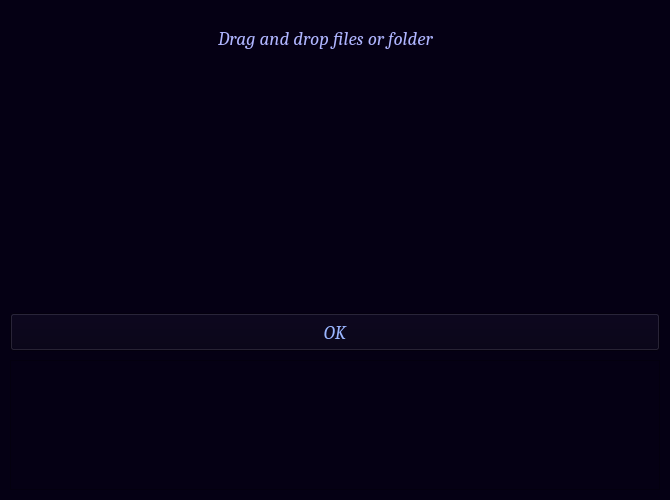
<?xml version="1.0" encoding="UTF-8"?>
<ui version="4.0">
 <class>MainWindow</class>
 <widget class="QMainWindow" name="MainWindow">
  <property name="geometry">
   <rect>
    <x>0</x>
    <y>0</y>
    <width>670</width>
    <height>500</height>
   </rect>
  </property>
  <property name="font">
   <font>
    <family>Cambria</family>
    <pointsize>14</pointsize>
    <italic>true</italic>
   </font>
  </property>
  <property name="windowTitle">
   <string>MainWindow</string>
  </property>
  <property name="styleSheet">
   <string notr="true">background-color: rgb(5, 0, 20);
color: rgb(175, 181, 255);</string>
  </property>
  <widget class="QWidget" name="centralwidget">
   <widget class="QLabel" name="label">
    <property name="geometry">
     <rect>
      <x>218</x>
      <y>22</y>
      <width>234</width>
      <height>33</height>
     </rect>
    </property>
    <property name="font">
     <font>
      <family>Cambria</family>
      <pointsize>14</pointsize>
      <italic>true</italic>
     </font>
    </property>
    <property name="text">
     <string>Drag and drop files or folder</string>
    </property>
   </widget>
   <widget class="QWidget" name="widget" native="true">
    <property name="geometry">
     <rect>
      <x>10</x>
      <y>70</y>
      <width>650</width>
      <height>240</height>
     </rect>
    </property>
    <property name="mouseTracking">
     <bool>true</bool>
    </property>
    <property name="acceptDrops">
     <bool>true</bool>
    </property>
    <property name="styleSheet">
     <string notr="true">border-color: rgb(151, 250, 255);
selection-background-color: rgb(10, 0, 42);</string>
    </property>
   </widget>
   <widget class="QTableView" name="tableView">
    <property name="geometry">
     <rect>
      <x>10</x>
      <y>360</y>
      <width>650</width>
      <height>130</height>
     </rect>
    </property>
   </widget>
   <widget class="QPushButton" name="button_ok">
    <property name="geometry">
     <rect>
      <x>10</x>
      <y>313</y>
      <width>650</width>
      <height>38</height>
     </rect>
    </property>
    <property name="font">
     <font>
      <family>Cambria</family>
      <pointsize>14</pointsize>
      <italic>true</italic>
     </font>
    </property>
    <property name="styleSheet">
     <string notr="true">color: rgb(154, 181, 255);
border-color: rgb(0, 1, 77);</string>
    </property>
    <property name="text">
     <string>OK</string>
    </property>
   </widget>
  </widget>
 </widget>
 <resources/>
 <connections/>
</ui>
